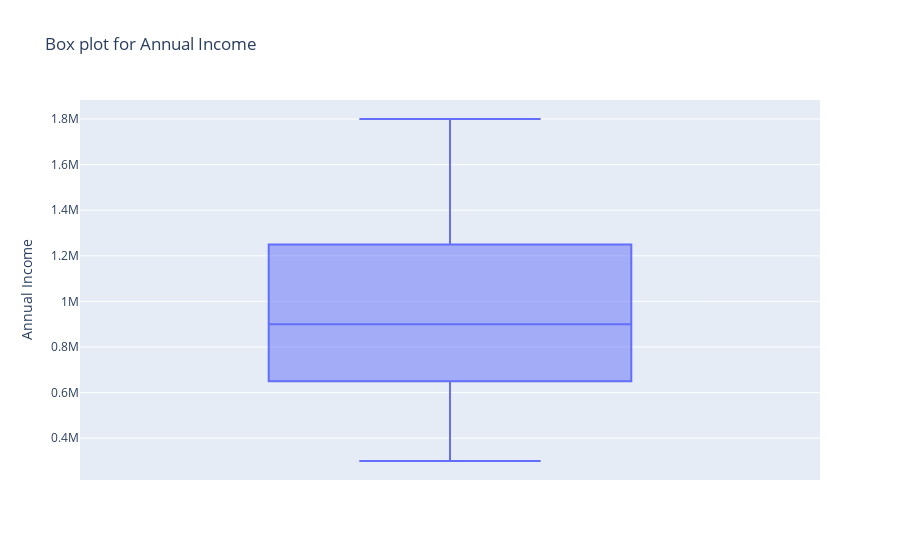

The notebook cell saved with this chart:
### Code cell
fig = px.box(df,
             y='Annual Income',
             title='Box plot for Annual Income',
             hover_data=['Annual Income']
            )

fig.show()

### Figure 1 — Plotly figure (JSON) as saved in the notebook; plotly's stock layout.template omitted (floating-point values rounded to 4 significant figures; data arrays with more than 128 entries replaced by an {"elided": "..."} marker saying what was removed)
{"data": [{"alignmentgroup": "True", "hovertemplate": "Annual Income=%{y}<extra></extra>", "legendgroup": "", "marker": {"color": "#636efa"}, "name": "", "notched": false, "offsetgroup": "", "orientation": "v", "showlegend": false, "type": "box", "x0": " ", "xaxis": "x", "y": {"elided": "383 int values"}, "y0": " ", "yaxis": "y"}], "layout": {"boxmode": "group", "legend": {"tracegroupgap": 0}, "title": {"text": "Box plot for Annual Income"}, "xaxis": {"anchor": "y", "domain": [0, 1]}, "yaxis": {"anchor": "x", "domain": [0, 1], "title": {"text": "Annual Income"}}}}
